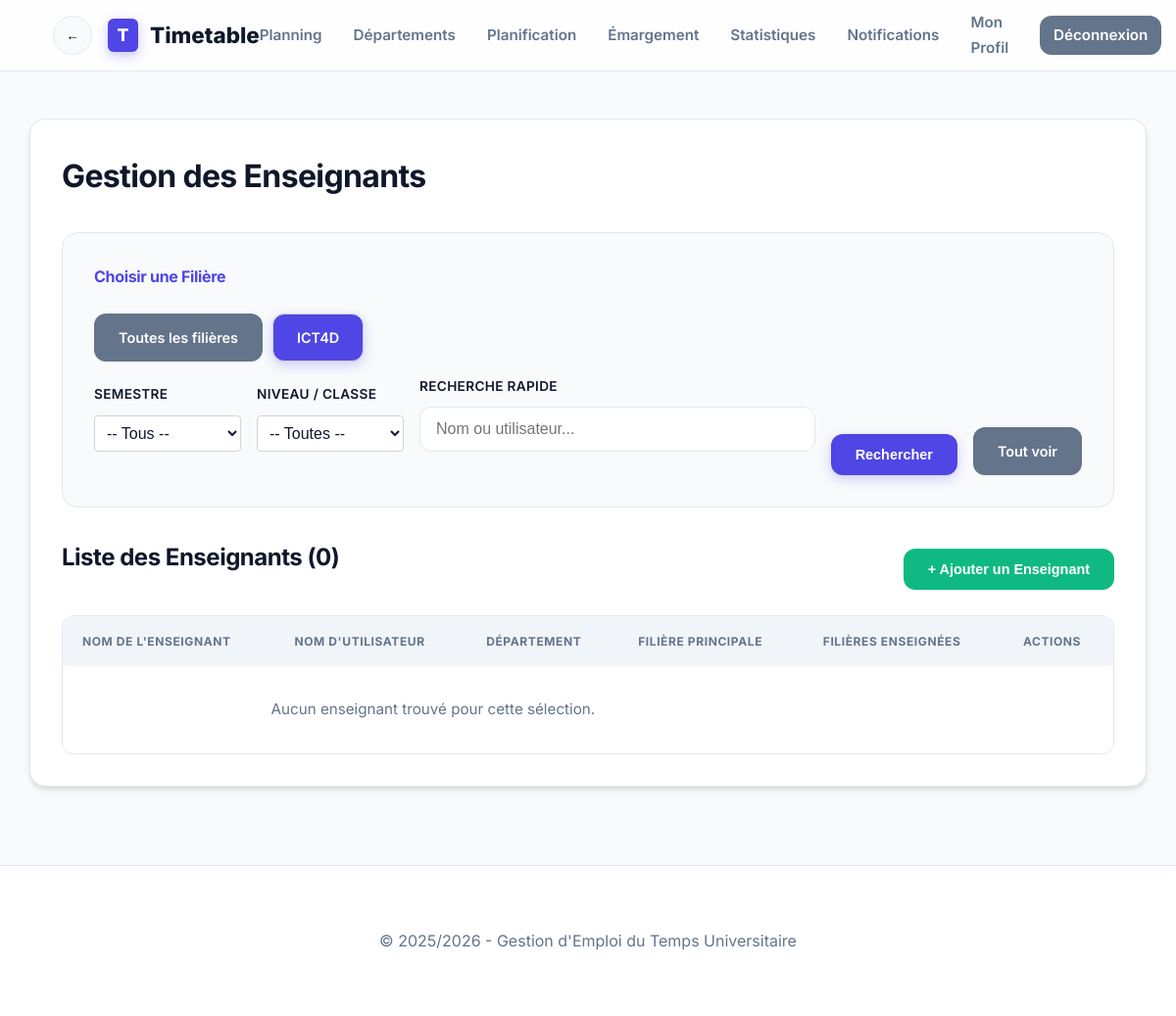
Before: /timetable_app/modules/teachers/manage.php?program_id=1 (signed in) with the older database file.
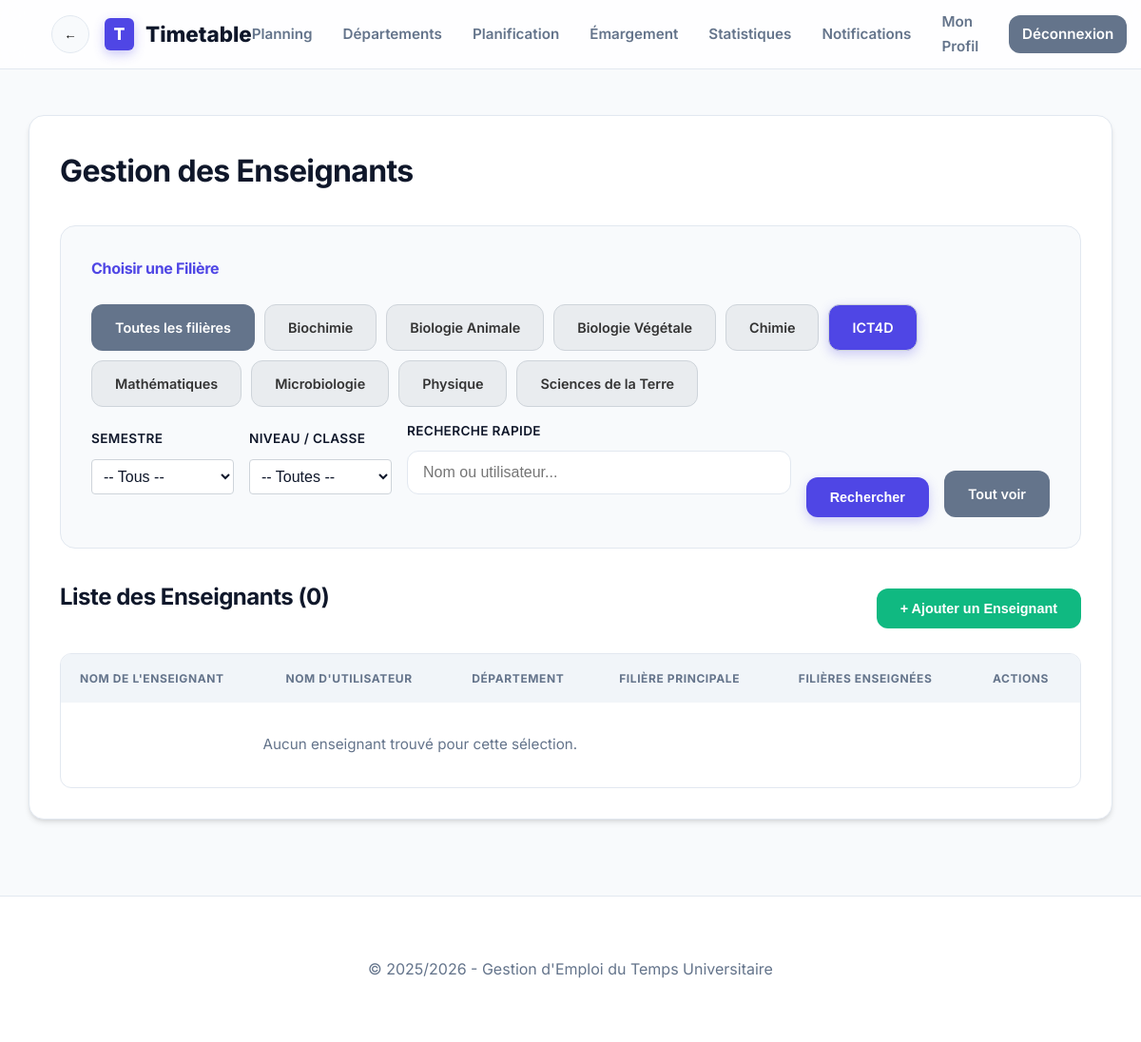
After: the same page with the newer database file.
### tables this page shows
CREATE TABLE `programs` (
  `id` int(11) NOT NULL AUTO_INCREMENT,
  `department_id` int(11) DEFAULT NULL,
  `name` varchar(100) NOT NULL,
  PRIMARY KEY (`id`),
  KEY `department_id` (`department_id`),
  CONSTRAINT `programs_ibfk_1` FOREIGN KEY (`department_id`) REFERENCES `departments` (`id`)
);

### timetable_app/modules/teachers/manage.php (the view, shortened to what the changed rows need)
<?php
require_once '../../includes/config.php';
$selected_program = $_GET['program_id'] ?? null;
$selected_class = $_GET['class_id'] ?? null;
$sql = "SELECT DISTINCT t.*, d.name as dept_name, u.username, p_main.name as main_program,
        (SELECT GROUP_CONCAT(DISTINCT p.name SEPARATOR ', ')
         FROM teacher_courses tc
         JOIN courses c ON tc.course_id = c.id
         JOIN programs p ON c.program_id = p.id
         WHERE tc.teacher_id = t.id) as programs_taught
        FROM teachers t
        LEFT JOIN departments d ON t.department_id = d.id
        LEFT JOIN users u ON t.user_id = u.id
        LEFT JOIN programs p_main ON t.program_id = p_main.id";
$conditions = [];
$params = [];
if ($selected_program && $selected_class) {
    $conditions[] = "t.id IN (
        SELECT tc.teacher_id
        FROM teacher_courses tc
        JOIN courses c ON tc.course_id = c.id
        WHERE c.program_id = ? AND tc.class_id = ?
    )";
    $params[] = $selected_program;
    $params[] = $selected_class;
} elseif ($selected_program) {
    $conditions[] = "(t.program_id = ? OR t.id IN (SELECT tc.teacher_id FROM teacher_courses tc JOIN courses c ON tc.course_id = c.id WHERE c.program_id = ?))";
    $params[] = $selected_program;
    $params[] = $selected_program;
} elseif ($selected_class) {
    $conditions[] = "t.id IN (SELECT tc.teacher_id FROM teacher_courses tc WHERE tc.class_id = ?)";
    $params[] = $selected_class;
}
if (!empty($conditions)) {
    $sql .= " WHERE " . implode(" AND ", $conditions);
}
$sql .= " ORDER BY t.name";
$stmt = $pdo->prepare($sql);
$stmt->execute($params);
$teachers_list = $stmt->fetchAll();
$programs = $pdo->query("SELECT * FROM programs GROUP BY name ORDER BY name")->fetchAll();
require_once '../../includes/header.php';
?>
<div class="card">
    <h1 style="margin-bottom: 2rem;">Gestion des Enseignants</h1>
    <div class="card" style="background: var(--bg); border: 1px solid var(--border); box-shadow: none; margin-bottom: 2rem;">
        <div style="display: flex; flex-wrap: wrap; gap: 10px; margin-bottom: 15px;">
            <a href="manage.php" class="btn <?php echo !$selected_program ? 'btn-primary' : 'btn-secondary'; ?>" style="font-size: 0.9rem;">Toutes les filières</a>
            <?php foreach ($programs as $p): ?>
                <a href="?program_id=<?php echo $p['id']; ?>" class="btn <?php echo $selected_program == $p['id'] ? 'btn-primary' : 'btn-secondary'; ?>" style="font-size: 0.9rem; background-color: <?php echo $selected_program == $p['id'] ? '' : '#e9ecef'; ?>; color: <?php echo $selected_program == $p['id'] ? '' : '#333'; ?>; border: 1px solid #ced4da;">
                    <?php echo htmlspecialchars($p['name']); ?>
                </a>
            <?php endforeach; ?>
        </div>
    </div>
    <div style="display: flex; justify-content: space-between; align-items: center; margin-bottom: 1rem;">
        <h2>Liste des Enseignants <?php echo $selected_program ? "(".count($teachers_list).")" : ""; ?></h2>
    </div>
    <div class="table-responsive">
        <table>
            <thead>
                <tr>
                    <th>Nom de l'Enseignant</th>
                    <th>Nom d'utilisateur</th>
                    <th>Département</th>
                    <th>Filière Principale</th>
                    <th>Filières enseignées</th>
                    <th>Actions</th>
                </tr>
            </thead>
        </table>
    </div>
</div>
<?php require_once '../../includes/footer.php'; ?>

Changed rows visible on the page:
added programs: name "Biochimie"
added programs: name "Biologie Animale"
added programs: name "Biologie Végétale"
added programs: name "Chimie"
added programs: name "Mathématiques"
added programs: name "Microbiologie"
added programs: name "Physique"
added programs: name "Sciences de la Terre"
